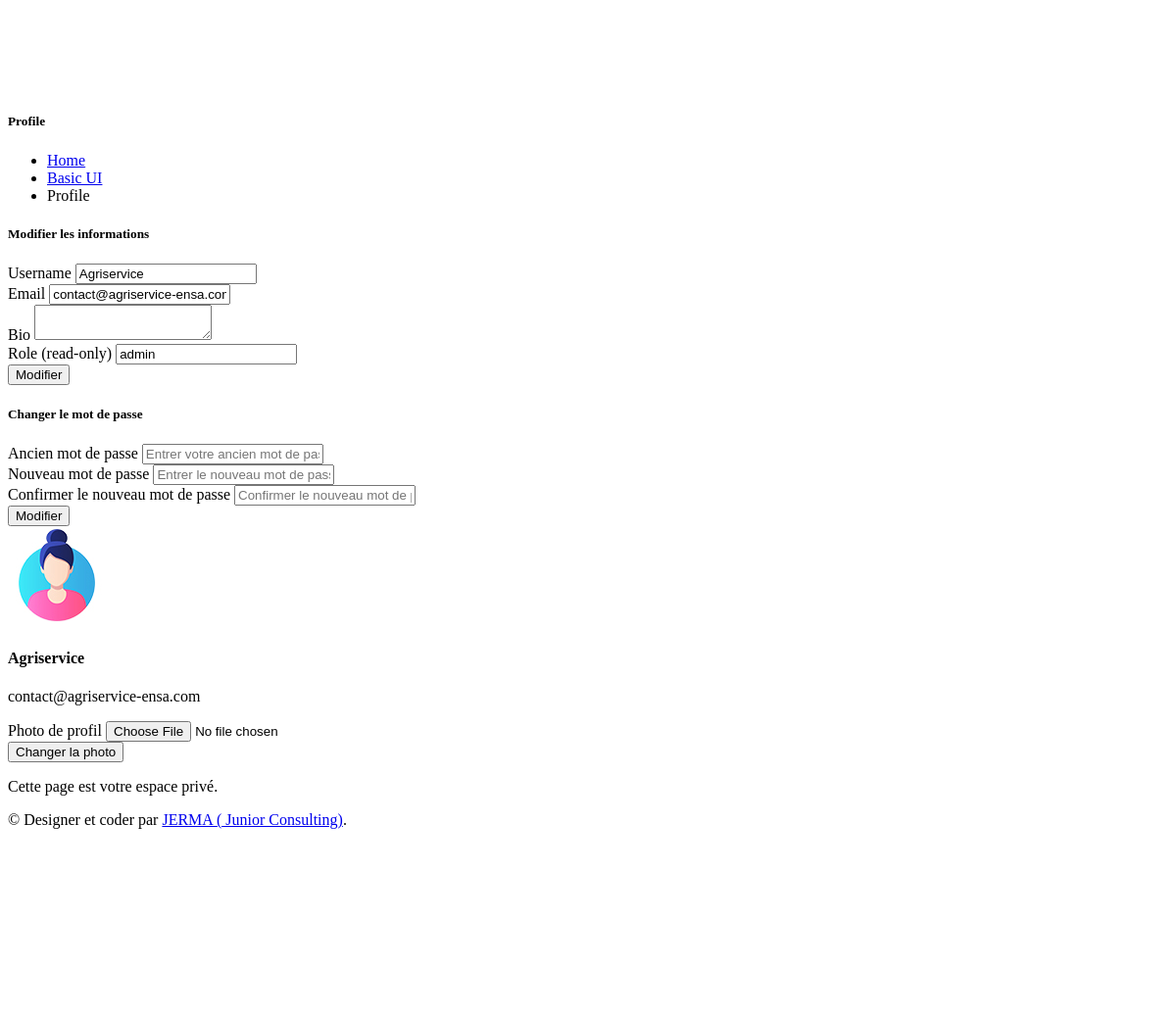
The page /profile (signed in, lower part) on the database as committed earlier.
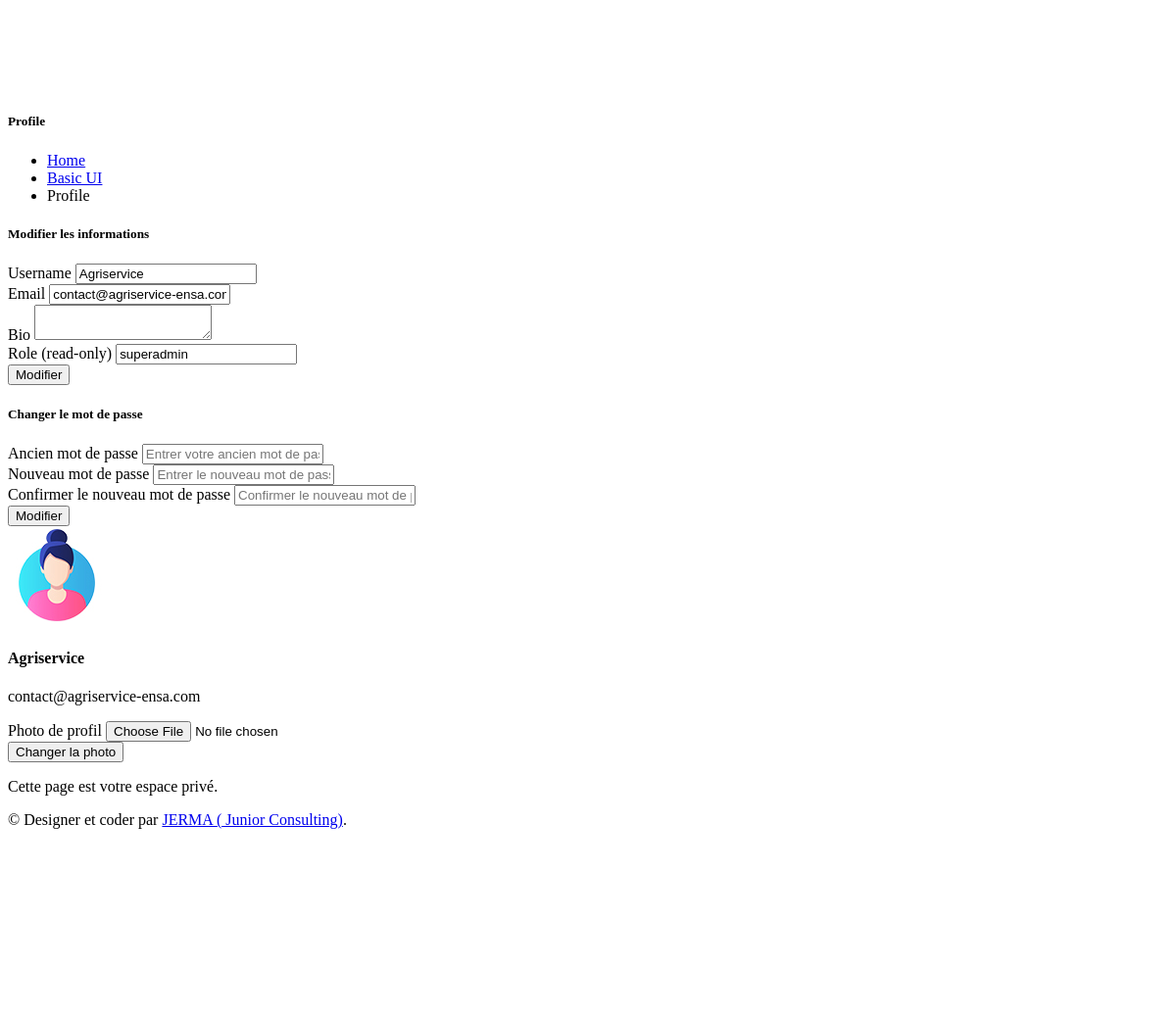
The same page on the database as committed later.
### apps/authentication/models.py (models this page shows, shortened)
class Users(db.Model, UserMixin):
    __tablename__ = 'users'
    id            = db.Column(db.Integer, primary_key=True)
    username      = db.Column(db.String(64), unique=True)
    email         = db.Column(db.String(64), unique=True)
    password = db.Column(db.String(255), nullable=False)
    bio           = db.Column(db.Text(), nullable=True)
    photo = db.Column(db.String(255), nullable=True, default=None)
    role_id = db.Column(db.Integer, db.ForeignKey('roles.id'))
    role = db.relationship('Role')
    is_approved = db.Column(db.Boolean, default=False)
    oauth_github  = db.Column(db.String(100), nullable=True)
    oauth_google  = db.Column(db.String(100), nullable=True)
    readonly_fields = ["id", "username", "email", "oauth_google"]

### apps/home/routes.py (the view, shortened to what this page needs)
@blueprint.route('/profile', methods=['GET', 'POST'])
@login_required
def profile():
    readonly_fields = ["id", "role"]
    full_width_fields = {"bio"}
    if request.method == "POST" and 'current_password' not in request.form:
        form = ProfileForm(request.form)
    else:
        form = ProfileForm(obj=current_user)
    context = {
        'segment': 'profile',
        'form': form,
        'readonly_fields': readonly_fields,
        'full_width_fields': full_width_fields,
    }
    return render_template('pages/profile.html', **context)

### apps/home/forms.py
class ProfileForm(FlaskForm):
        username = StringField('Nom d’utilisateur', validators=[DataRequired()])
        email = StringField('Email', validators=[DataRequired(), Email()])
        bio = TextAreaField('Bio')
        role = StringField('Rôle', render_kw={'readonly': True})  # Lecture seule

### apps/authentication/models.py (called while the page is built)
@login_manager.user_loader
def user_loader(id):
    return Users.query.filter_by(id=id).first()

    def __repr__(self):
        return self.name

### apps/home/routes.py (called while the page is built)
@blueprint.app_template_filter("replace_value")
def replace_value(value, arg):
    return value.replace(arg, " ").title()

@blueprint.before_request
def require_login():
    public_routes = [
        'authentication_blueprint.login',    # ✅
        'authentication_blueprint.register', # ✅
        'error_403',
        'error_404',
        'error_500',
        'static',
    ]
    if not current_user.is_authenticated:
        endpoint = request.endpoint or ''
        if not any(endpoint.startswith(pub) for pub in public_routes):
            return redirect(url_for('authentication_blueprint.login'))

### templates/pages/profile.html (shortened to what this page needs)
{% extends "layouts/base.html" %}
{% block content %}
<div class="pc-container">
    <div class="pc-content">
        <div class="page-header">
            <div class="page-block">
            <div class="row align-items-center">
                <div class="col-md-12">
                <div class="page-header-title">
                    <h5 class="mb-0">Profile</h5>
                </div>
                </div>
                <div class="col-md-12">
                <ul class="breadcrumb mb-0">
                    <li class="breadcrumb-item"><a href="{{ url_for('home_blueprint.index') }}">Home</a></li>
                    <li class="breadcrumb-item"><a href="javascript: void(0)">Basic UI</a></li>
                    <li class="breadcrumb-item" aria-current="page">Profile</li>
                </ul>
                </div>
            </div>
            </div>
        </div>
        <div class="row">
            <div class="col-sm-8 order-sm-1 order-2">
                <div class="card">
                    <div class="card-header">
                        <h5>Modifier les informations</h5>
                    </div>
                    <div class="card-block px-4 pt-3">
                        <form class="row" method="POST">
                            {% for field in form %}
                                {% if field.type in ['CSRFTokenField', 'HiddenField'] %}
                                    {{ field() }}
                                {% else %}
                                    <div class="{% if field.name in full_width_fields %}col-sm-12{% else %}col-sm-6{% endif %}">
                                        <div class="form-group">
                                            <label for="" class="form-label">{{ field.name|replace_value("_") }} {% if field.name in readonly_fields %}(read-only){% endif %} </label>
                                            {{ field(class_="form-control", readonly=True if field.name in readonly_fields else False) }}
                                        </div>
                                    </div>
                                {% endif %}
                            {% endfor %}
                            <div class="col-sm-12 mb-2">
                                <div class="form-group">
                                    <button type="submit" class="btn btn-primary">Modifier</button>
                                </div>
                            </div>
                        </form>
                    </div>
                </div>
                <div class="card">
                    <div class="card-header">
                        <h5>Changer le mot de passe</h5>
                    </div>
                    <div class="card-block px-4 pt-3">
                        <form class="row" method="POST">
                            <div class="col-sm-12">
                                <div class="form-group">
                                    <label for="current_password" class="form-label">Ancien mot de passe</label>
                                    <input type="password" name="current_password" id="current_password" class="form-control" placeholder="Entrer votre ancien mot de passe" required>
                                </div>
                            </div>
                            <div class="col-sm-12">
                                <div class="form-group">
                                    <label for="new_password" class="form-label">Nouveau mot de passe</label>
                                    <input type="password" name="new_password" id="new_password" class="form-control" placeholder="Entrer le nouveau mot de passe" required>
                                </div>
                            </div>
                            <div class="col-sm-12">
                                <div class="form-group">
                                    <label for="confirm_new_password" class="form-label">Confirmer le nouveau mot de passe</label>
                                    <input type="password" name="confirm_new_password" id="confirm_new_password" class="form-control" placeholder="Confirmer le nouveau mot de passe" required>
                                </div>
                            </div>
                            <div class="col-sm-12 mb-2">
                                <div class="form-group">
                                    <button type="submit" class="btn btn-primary">Modifier</button>
                                </div>
                            </div>
                        </form>
                    </div>
                </div>
            </div>
            <div class="col-sm-4 order-sm-2 order-1">
                <div class="card">
                    <div class="card-block">
                        <div class="d-flex align-items-center justify-content-center flex-column">
                            <div class="w-50 p-3 text-center">
                                <img src="{{ url_for('static', filename='uploads/profils/' + current_user.photo) if current_user.photo else url_for('static', filename='assets/images/user/avatar.jpg') }}"
     alt="profile image" class="img-fluid rounded-circle">
                            </div>
                            <div class="text-center">
                                <h4 class="font-weight-bold h6">
                                    {{ current_user.username }}
                                </h4>
                                <p class="font-italic text-muted">
                                    {% if current_user.email %} {{ current_user.email }} {% endif %}
                                </p>
                            </div>
                            <div class="text-center">
                                <form action="{{ url_for('authentication_blueprint.upload_photo') }}" method="POST" enctype="multipart/form-data">
                                    <div class="mb-3">
                                        <label for="photo" class="form-label">Photo de profil</label>
                                        <input class="form-control" type="file" name="photo" accept="image/*" required>
                                    </div>
                                    <button type="submit" class="btn btn-primary">Changer la photo</button>
                                </form>
                            </div>
                        </div>
                        <div class="small font-weight-light mt-4 text-center text-muted">
                            <p>
                                Cette page est votre espace privé.
                                <br />
                            </p>
                        </div>
                    </div>
                </div>
            </div>
        </div>
    </div>
</div>
{% endblock content %}

### templates/layouts/base.html (shortened to what this page needs)
<!DOCTYPE html>
<html lang="en">
  <head>
    {% include "includes/head.html" %}
  </head>
  <body data-pc-preset="preset-1" data-pc-sidebar-caption="true" data-pc-direction="ltr" data-pc-theme="light">
    {% block navigation %}
      {% include "includes/navigation.html" %}
    {% endblock navigation %}
    {% block content %}{% endblock content %}
    {% block footer %}
      {% include "includes/footer.html" %}
    {% endblock footer %}
  </body>
</html>

### templates/includes/head.html (shortened to what this page needs)
<link rel="stylesheet" href="{{ url_for('static', filename='assets/fonts/tabler-icons.min.css') }}" >
<link rel="stylesheet" href="{{ url_for('static', filename='assets/fonts/feather.css') }}" >
<link rel="stylesheet" href="{{ url_for('static', filename='assets/fonts/fontawesome.css') }}" >
<link rel="stylesheet" href="{{ url_for('static', filename='assets/fonts/material.css') }}" >
<link rel="stylesheet" href="{{ url_for('static', filename='assets/css/style.css') }}" id="main-style-link" >
<link rel="stylesheet" href="{{ url_for('static', filename='assets/css/style-preset.css') }}" >
<link rel="stylesheet" href="{{ url_for('static', filename='assets/css/custom.css') }}" >

### templates/includes/navigation.html (shortened to what this page needs)
<header class="pc-header">
    <div class="header-wrapper">
      <div class="ms-auto">
        <ul class="list-unstyled">
          <li class="dropdown pc-h-item header-user-profile">
            <div class="dropdown-menu dropdown-user-profile dropdown-menu-end pc-h-dropdown p-0 overflow-hidden">
              <div class="dropdown-body">
                <div class="profile-notification-scroll position-relative" style="max-height: calc(100vh - 225px)">
                </div>
              </div>
            </div>
          </li>
        </ul>
      </div>
    </div>
</header>

### templates/includes/footer.html
<footer class="pc-footer">
    <div class="footer-wrapper container-fluid">
      <div class="row">
        <div class="col my-1">
          <p class="m-0">
            &copy; Designer et coder par <a href="#">JERMA ( Junior Consulting)</a>.
            </p>
        </div>
      </div>
    </div>
</footer>

Rows that differ between the two databases and show on the page:
changed Users "Agriservice": role "admin" → "superadmin"
